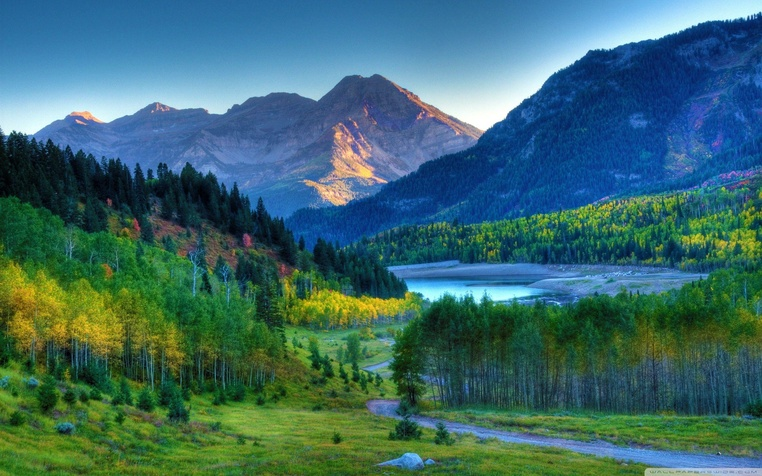
#> input picture assets/frames/SaxonyLandscape.jpg, 762 x 476 px, shrunk from 2560 x 1600 before the run, found by its file name; its folder holds 3 pictures in this run
$ python _2_modify_frames.py
#> lines starting #> are read from the running program, lines starting #| are printed output that depends on the picture
import math
import shutil

import cv2
import os
from dataclasses import dataclass
import numpy as np

def modify_frames():
    if os.path.exists("m_frames"):
        print("Removing existing frames...")
        shutil.rmtree("m_frames")

    os.makedirs("m_frames")

    frames = [f for f in os.listdir("frames") if os.path.isfile(os.path.join("frames", f))]

    interval = math.ceil(len(frames) / 100)
    percent = 0

    for i, f in enumerate(frames):
        if i % interval == 0:
            print(f"\rProcessing: {percent}%", end="")
            percent += 1

        img = cv2.imread(f"frames/{f}")
#> img is the input picture: shape (476, 762, 3); mean B, G, R 106.7, 105.5, 59.7

        def random_homography(width, height, scale=0.1, rotation=5, translation=0.1, scale_min=1.1):
            t_factor = 1 - (1 / scale_min)
            tb_x = (width / 2) * t_factor
            tb_y = (height / 2) * t_factor

            sx = scale_min + np.random.uniform(-scale, scale)
            sy = scale_min + np.random.uniform(-scale, scale)

            angle = np.random.uniform(-rotation, rotation)
            cos_a, sin_a = np.cos(np.radians(angle)), np.sin(np.radians(angle))

            tx = (np.random.uniform(-translation, translation) * width) - tb_x
            ty = (np.random.uniform(-translation, translation) * height) - tb_y

            H_affine = np.array([
                [sx * cos_a, -sin_a, tx],
                [sin_a, sy * cos_a, ty],
                [0, 0, 1]
            ], dtype=np.float32)

            return H_affine

        m = random_homography(img.shape[1], img.shape[0])

        # tl, tr, bl, br = [m @ np.array(v) for v in [[0, 0, 1], [img.shape[1], 0, 1], [0, img.shape[0], 1], [img.shape[1], img.shape[0], 1]]]

        h, w = img.shape[:2]
#> h = 476; w = 762
        corners = np.array([
            [0, 0],  # Top-left
            [w, 0],  # Top-right
            [0, h],  # Bottom-left
            [w, h]  # Bottom-right
        ], dtype=np.float32)
#> corners = [[0, 0], [762, 0], [0, 476], [762, 476]]

        # Reshape to homogeneous coordinates (Nx1x2)
        corners = corners.reshape(-1, 1, 2)

        # Apply the perspective transformation
        tl, tr, bl, br = [x[0] for x in cv2.perspectiveTransform(corners, m)]
#> tl = [-27.8, -28.9]; tr = [817.7, -15.24]; bl = [-36.33, 515.1]

        t_img = cv2.warpPerspective(img, m, (img.shape[1], img.shape[0]))
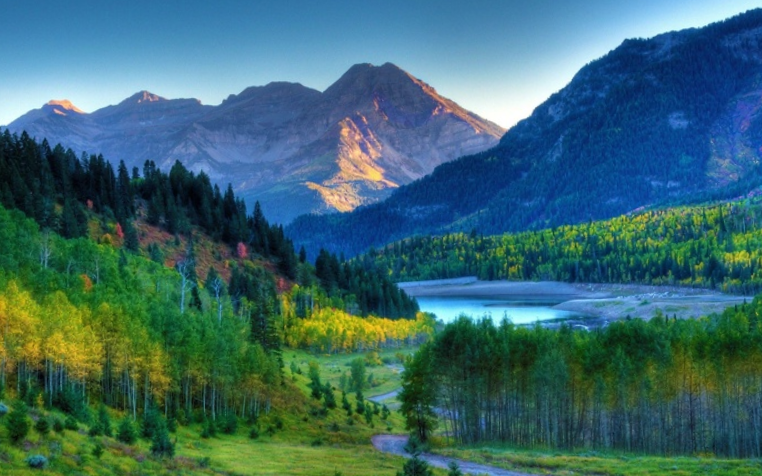
#> t_img: shape (476, 762, 3); mean B, G, R 109.2, 104, 58.7

        cropped = t_img[int(max(tl[1], tr[1], 0)):int(min(br[1], bl[1], img.shape[0])), int(max(tl[0], bl[0], 0)):int(min(tr[0], br[0], img.shape[1])), :]

        cv2.imwrite(f"m_frames/m{f}", cropped)
#> pass 2 of the loop in modify_frames, `for i, f in enumerate(frames):`:
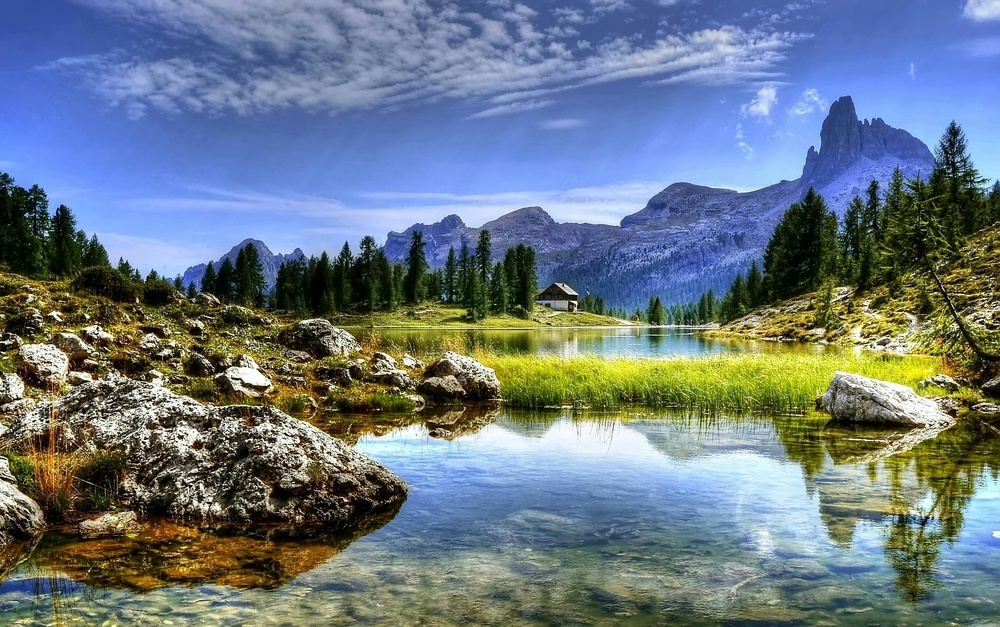
#> input picture assets/frames/clouds-country.jpg, 1000 x 627 px, shrunk from 3360 x 2108 before the run, found by its file name
#> in modify_frames, img is the input picture: shape (627, 1000, 3); mean B, G, R 131.1, 120.7, 106.6
#> in modify_frames, `t_img = cv2.warpPerspective(img, m, (img.shape[1], img.shape[0]))`:
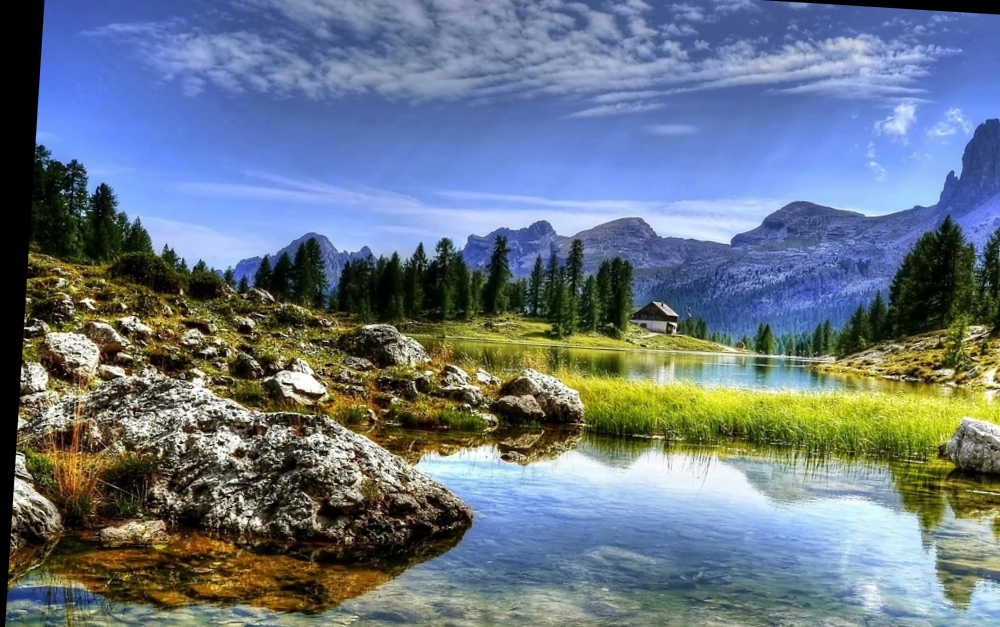
#> t_img: shape (627, 1000, 3); mean B, G, R 130.5, 117.9, 104.4
#> in modify_frames, `cropped = t_img[int(max(tl[1], tr[1], 0)):int(min(br[1], bl[1], img.sh..`:
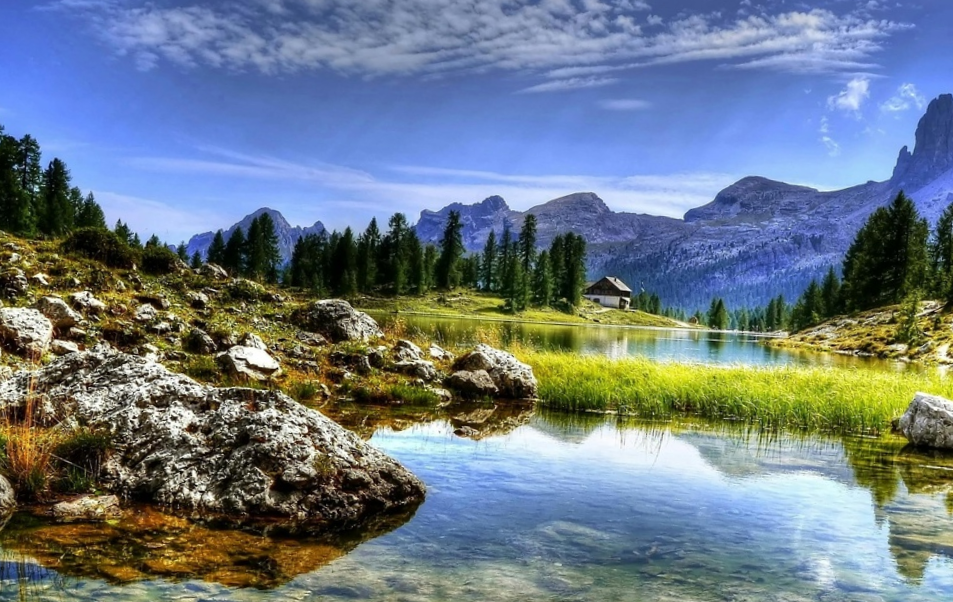
#> cropped: shape (602, 953, 3); mean B, G, R 134.3, 122.3, 108.4
#> pass 3 of the loop in modify_frames, `for i, f in enumerate(frames):`:
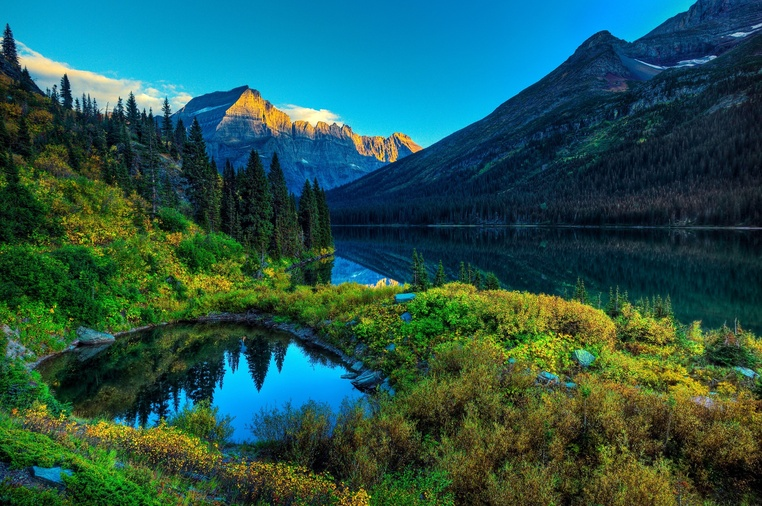
#> input picture assets/frames/landscape.jpeg, 762 x 506 px, shrunk from 2560 x 1700 before the run, found by its file name
#> in modify_frames, img is the input picture: shape (506, 762, 3); mean B, G, R 78.5, 85.4, 38
#> in modify_frames, `t_img = cv2.warpPerspective(img, m, (img.shape[1], img.shape[0]))`:
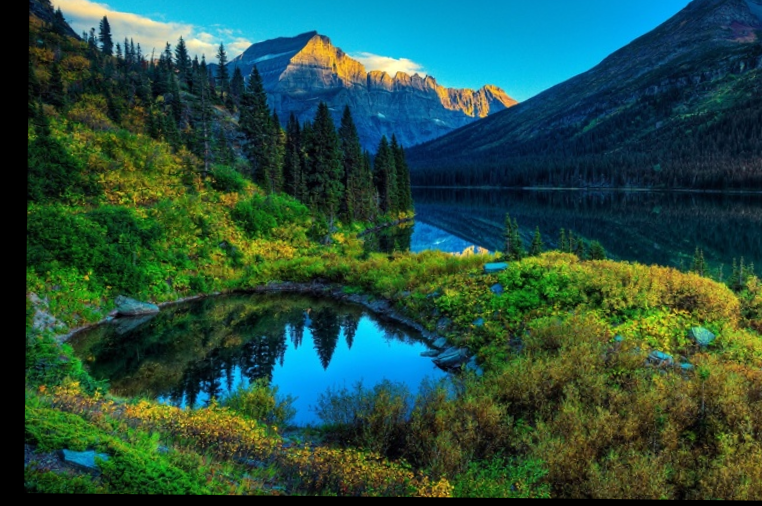
#> t_img: shape (506, 762, 3); mean B, G, R 65, 79, 39.6
#> in modify_frames, `cropped = t_img[int(max(tl[1], tr[1], 0)):int(min(br[1], bl[1], img.sh..`:
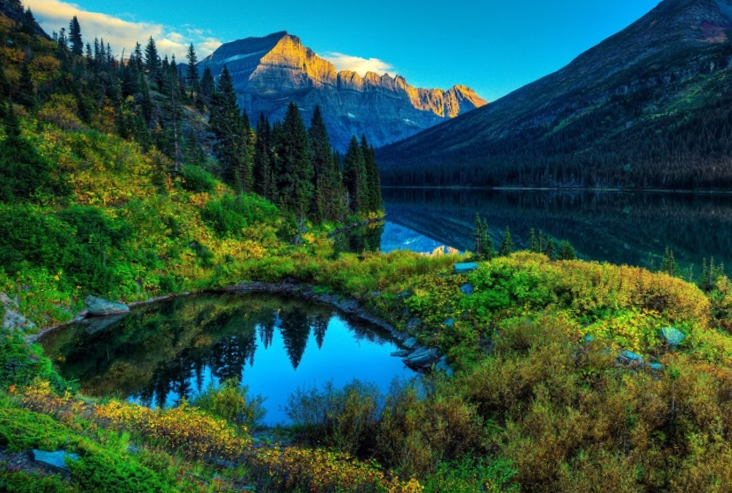
#> cropped: shape (493, 732, 3); mean B, G, R 69.2, 83.6, 41.8
        # np.save(f"m_frames/m{f}.npy", m)

    print("\nDone")

if __name__ == "__main__":
    modify_frames()
